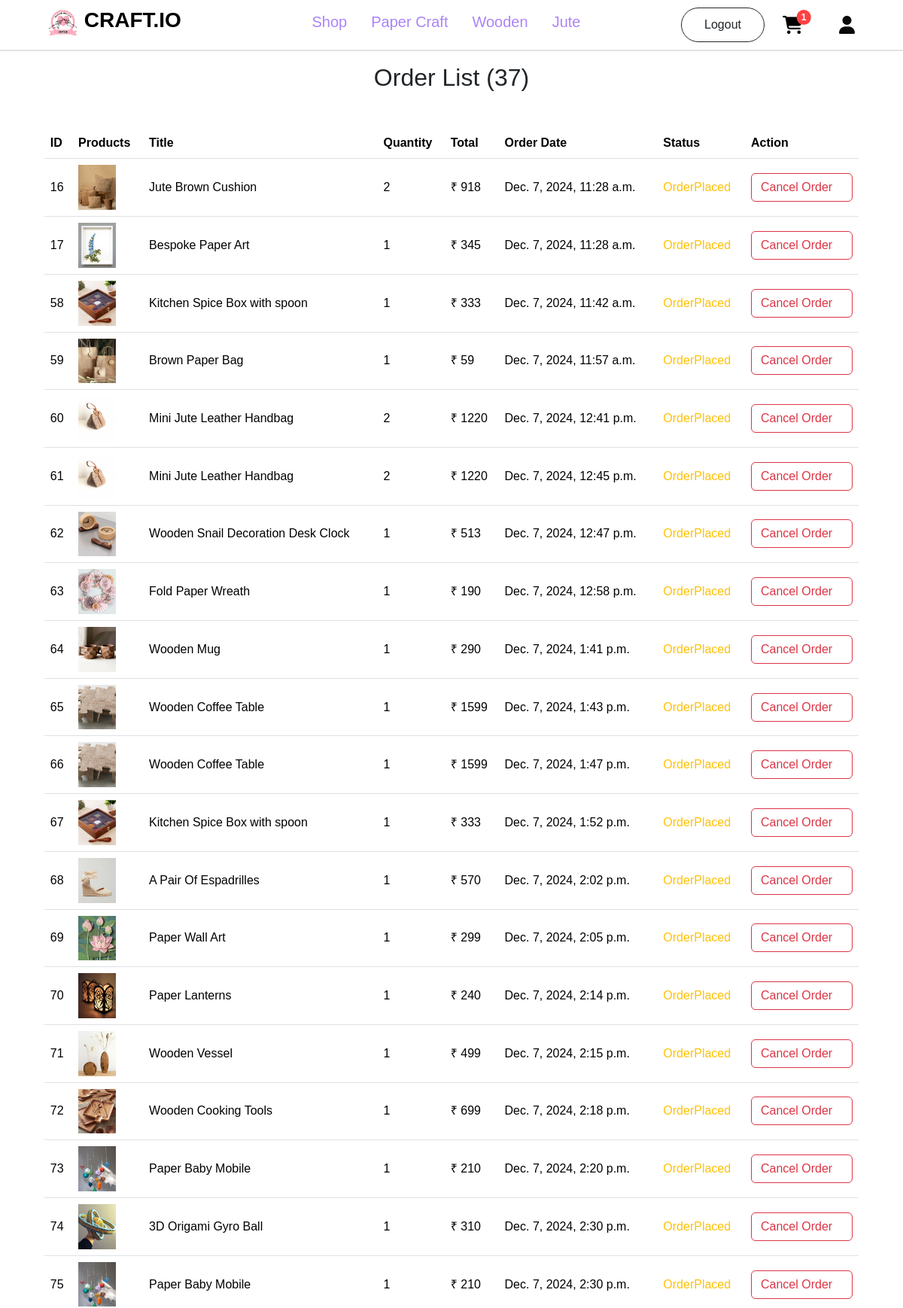
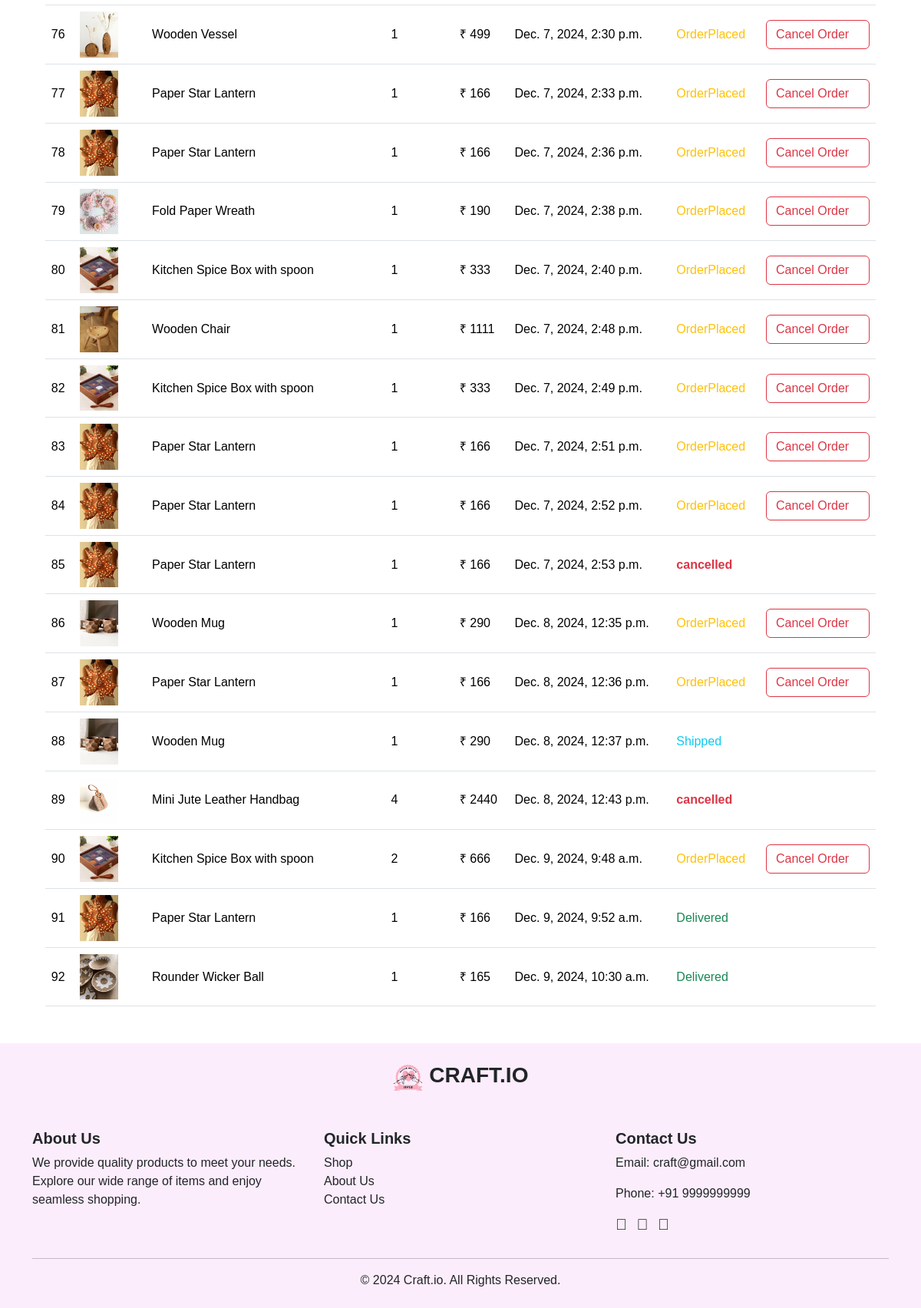
Page /customer/orderlist (signed in) on the committed database (2 pictures, top to bottom).
### account/models.py (models this page shows, shortened)
class Orders(models.Model):
    id = models.IntegerField(primary_key=True)
    product = models.ForeignKey(Productss, on_delete=models.CASCADE)
    user = models.ForeignKey(User, on_delete=models.CASCADE)
    datatime = models.DateTimeField(auto_now_add=True)
    quantity = models.IntegerField()  # Change this to IntegerField
    total = models.IntegerField()
    options = (
        ('OrderPlaced', 'OrderPlaced'),
        ('Shipped', 'Shipped'),
        ('OutForDelivery', 'OutForDelivery'),
        ('Delivered', 'Delivered'),
        ('cancelled', 'cancelled')
    )
    status = models.CharField(max_length=100, default='OrderPlaced', choices=options)

class Productss(models.Model):
    title=models.CharField(max_length=100)
    description=models.CharField(max_length=500)
    price=models.IntegerField()
    offerprice=models.IntegerField()
    image=models.ImageField(upload_to='product_images')
    stock=models.IntegerField()
    ShippingFee=models.CharField(max_length=100,default='Free')
    created_at = models.DateTimeField(default=timezone.now)
    options=(
        ('PaperCraft','PaperCraft'),
        ('Wooden','Wooden'),
        ('Jute','Jute'),
    )
    category=models.CharField(max_length=100,choices=options)

### customer/views.py (the view)
# urls.py: path('orderlist', OrderListView.as_view(), name='orderlist'),
@method_decorator(decorator=decorators, name='dispatch')
class OrderListView(ListView):
    template_name = 'orderlist.html'
    context_object_name = 'orders'
    def get_queryset(self):
        return Orders.objects.filter(user=self.request.user)

### customer/context_processors.py (called while the page is built)
def item_count(request):
    if request.user.is_authenticated:
        cart_count=Cart.objects.filter(user=request.user).count()
        wishlist_count=Wishlist.objects.filter(user=request.user).count()
        order_count=Orders.objects.filter(user=request.user).count()
        return {'cart':cart_count,'wishlist':wishlist_count,'order':order_count}
    else:
        return {"cart":0,'wishlist':0,"order":0}

### customer/views.py (called while the page is built)
def signin_required(fn):
    def inner(request, *args, **kw):
        if request.user.is_authenticated:
            return fn(request, *args, **kw)
        else:
            messages.error(request, 'Please login First!!')
            return redirect('login')
    return inner

### customer/templates/orderlist.html (shortened to what this page needs)
{% extends 'navbar.html' %}
{% block content %}
<h2 class="text-center my-3">Order List ({{ orders.count }})</h2>
{% if orders %}
<div class="container mt-5 mb-5">
    <div class="table-container" style="width: 97%; margin: 0 auto;">
        <table class="table mt-5">
            <thead>
                <tr>
                    <th>ID</th>
                    <th>Products</th>
                    <th>Title</th>
                    <th>Quantity</th>
                    <th>Total</th>
                    <th>Order Date</th>
                    <th>Status</th>
                    <th>Action</th>
                </tr>
            </thead>
            <tbody>
                {% for i in orders %}
                <tr class="align-middle">
                    <td>{{ i.id }}</td>
                    <td>
                        <a href="{% url 'pdetail' i.product.id %}">
                            <img src="{{ i.product.image.url }}" alt="{{ i.product.title }}" class="img-fluid" height="50px" width="50px">
                        </a>
                    </td>
                    <td>{{ i.product.title }}</td>
                    <td>{{ i.quantity }}</td>
                    <td>&#8377; {{ i.total }}</td>
                    <td>{{ i.datatime }}</td>
                    <td>
                        {% if i.status == 'OrderPlaced' %}
                        <span class="text-warning">{{ i.status }}</span>
                        {% elif i.status == 'Shipped' %}
                        <span class="text-info">{{ i.status }}</span>
                        {% elif i.status == 'OutForDelivery' %}
                        <span class="text-primary">{{ i.status }}</span>
                        {% elif i.status == 'Delivered' %}
                        <span class="text-success">{{ i.status }}</span>
                        {% elif i.status == 'cancelled' %}
                        <span class="text-danger fw-bolder">{{ i.status }}</span>
                        {% endif %}
                    </td>
                    <td>
                        {% if i.status == 'OrderPlaced' %}
                        <a href="{% url 'corder' i.id %}" onclick="return confirm('Are you sure?')" class="btn btn-outline-danger">Cancel Order</a>
                        {% endif %}
                    </td>
                </tr>
                {% endfor %}
            </tbody>
        </table>
    </div>
</div>
{% else %}
<div style="display: flex; justify-content: center; align-items: center; height: 80vh; margin-top: 30px;">
    <img src="https://i.pinimg.com/originals/f6/e4/64/f6e464230662e7fa4c6a4afb92631aed.png" class="img-fluid rounded-top" alt="No orders found">
</div>
{% endif %}
{% endblock content %}

### customer/templates/navbar.html (style rules this page uses)
* { font-family: 'Parkinsans', sans-serif !important; }
.form-control, .btn { display: flex; align-items: center; }

### rows in the picture
Orders: id "16", product.image (picture), product "Jute Brown Cushion", quantity "2", total "918", datatime "Dec. 7, 2024, 11:28 a.m.", status "OrderPlaced", shows "Cancel Order"
Orders: id "17", product.image (picture), product "Bespoke Paper Art", quantity "1", total "345", datatime "Dec. 7, 2024, 11:28 a.m.", status "OrderPlaced", shows "Cancel Order"
Orders: id "58", product.image (picture), product "Kitchen Spice Box with spoon", quantity "1", total "333", datatime "Dec. 7, 2024, 11:42 a.m.", status "OrderPlaced", shows "Cancel Order"
Orders: id "59", product.image (picture), product "Brown Paper Bag", quantity "1", total "59", datatime "Dec. 7, 2024, 11:57 a.m.", status "OrderPlaced", shows "Cancel Order"
Orders: id "60", product.image (picture), product "Mini Jute Leather Handbag", quantity "2", total "1220", datatime "Dec. 7, 2024, 12:41 p.m.", status "OrderPlaced", shows "Cancel Order"
Orders: id "61", product.image (picture), product "Mini Jute Leather Handbag", quantity "2", total "1220", datatime "Dec. 7, 2024, 12:45 p.m.", status "OrderPlaced", shows "Cancel Order"
Orders: id "62", product.image (picture), product "Wooden Snail Decoration Desk Clock", quantity "1", total "513", datatime "Dec. 7, 2024, 12:47 p.m.", status "OrderPlaced", shows "Cancel Order"
Orders: id "63", product.image (picture), product "Fold Paper Wreath", quantity "1", total "190", datatime "Dec. 7, 2024, 12:58 p.m.", status "OrderPlaced", shows "Cancel Order"
Orders: id "64", product.image (picture), product "Wooden Mug", quantity "1", total "290", datatime "Dec. 7, 2024, 1:41 p.m.", status "OrderPlaced", shows "Cancel Order"
Orders: id "65", product.image (picture), product "Wooden Coffee Table", quantity "1", total "1599", datatime "Dec. 7, 2024, 1:43 p.m.", status "OrderPlaced", shows "Cancel Order"
Orders: id "66", product.image (picture), product "Wooden Coffee Table", quantity "1", total "1599", datatime "Dec. 7, 2024, 1:47 p.m.", status "OrderPlaced", shows "Cancel Order"
Orders: id "67", product.image (picture), product "Kitchen Spice Box with spoon", quantity "1", total "333", datatime "Dec. 7, 2024, 1:52 p.m.", status "OrderPlaced", shows "Cancel Order"
Orders: id "68", product.image (picture), product "A Pair Of Espadrilles", quantity "1", total "570", datatime "Dec. 7, 2024, 2:02 p.m.", status "OrderPlaced", shows "Cancel Order"
Orders: id "69", product.image (picture), product "Paper Wall Art", quantity "1", total "299", datatime "Dec. 7, 2024, 2:05 p.m.", status "OrderPlaced", shows "Cancel Order"
Orders: id "70", product.image (picture), product "Paper Lanterns", quantity "1", total "240", datatime "Dec. 7, 2024, 2:14 p.m.", status "OrderPlaced", shows "Cancel Order"
Orders: id "71", product.image (picture), product "Wooden Vessel", quantity "1", total "499", datatime "Dec. 7, 2024, 2:15 p.m.", status "OrderPlaced", shows "Cancel Order"
Orders: id "72", product.image (picture), product "Wooden Cooking Tools", quantity "1", total "699", datatime "Dec. 7, 2024, 2:18 p.m.", status "OrderPlaced", shows "Cancel Order"
Orders: id "73", product.image (picture), product "Paper Baby Mobile", quantity "1", total "210", datatime "Dec. 7, 2024, 2:20 p.m.", status "OrderPlaced", shows "Cancel Order"
Orders: id "74", product.image (picture), product "3D Origami Gyro Ball", quantity "1", total "310", datatime "Dec. 7, 2024, 2:30 p.m.", status "OrderPlaced", shows "Cancel Order"
Orders: id "75", product.image (picture), product "Paper Baby Mobile", quantity "1", total "210", datatime "Dec. 7, 2024, 2:30 p.m.", status "OrderPlaced", shows "Cancel Order"
Orders: id "76", product.image (picture), product "Wooden Vessel", quantity "1", total "499", datatime "Dec. 7, 2024, 2:30 p.m.", status "OrderPlaced", shows "Cancel Order"
Orders: id "77", product.image (picture), product "Paper Star Lantern", quantity "1", total "166", datatime "Dec. 7, 2024, 2:33 p.m.", status "OrderPlaced", shows "Cancel Order"
Orders: id "78", product.image (picture), product "Paper Star Lantern", quantity "1", total "166", datatime "Dec. 7, 2024, 2:36 p.m.", status "OrderPlaced", shows "Cancel Order"
Orders: id "79", product.image (picture), product "Fold Paper Wreath", quantity "1", total "190", datatime "Dec. 7, 2024, 2:38 p.m.", status "OrderPlaced", shows "Cancel Order"
Orders: id "80", product.image (picture), product "Kitchen Spice Box with spoon", quantity "1", total "333", datatime "Dec. 7, 2024, 2:40 p.m.", status "OrderPlaced", shows "Cancel Order"
Orders: id "81", product.image (picture), product "Wooden Chair", quantity "1", total "1111", datatime "Dec. 7, 2024, 2:48 p.m.", status "OrderPlaced", shows "Cancel Order"
Orders: id "82", product.image (picture), product "Kitchen Spice Box with spoon", quantity "1", total "333", datatime "Dec. 7, 2024, 2:49 p.m.", status "OrderPlaced", shows "Cancel Order"
Orders: id "83", product.image (picture), product "Paper Star Lantern", quantity "1", total "166", datatime "Dec. 7, 2024, 2:51 p.m.", status "OrderPlaced", shows "Cancel Order"
Orders: id "84", product.image (picture), product "Paper Star Lantern", quantity "1", total "166", datatime "Dec. 7, 2024, 2:52 p.m.", status "OrderPlaced", shows "Cancel Order"
Orders: id "85", product.image (picture), product "Paper Star Lantern", quantity "1", total "166", datatime "Dec. 7, 2024, 2:53 p.m.", status "cancelled"
Orders: id "86", product.image (picture), product "Wooden Mug", quantity "1", total "290", datatime "Dec. 8, 2024, 12:35 p.m.", status "OrderPlaced", shows "Cancel Order"
Orders: id "87", product.image (picture), product "Paper Star Lantern", quantity "1", total "166", datatime "Dec. 8, 2024, 12:36 p.m.", status "OrderPlaced", shows "Cancel Order"
Orders: id "88", product.image (picture), product "Wooden Mug", quantity "1", total "290", datatime "Dec. 8, 2024, 12:37 p.m.", status "Shipped"
Orders: id "89", product.image (picture), product "Mini Jute Leather Handbag", quantity "4", total "2440", datatime "Dec. 8, 2024, 12:43 p.m.", status "cancelled"
Orders: id "90", product.image (picture), product "Kitchen Spice Box with spoon", quantity "2", total "666", datatime "Dec. 9, 2024, 9:48 a.m.", status "OrderPlaced", shows "Cancel Order"
Orders: id "91", product.image (picture), product "Paper Star Lantern", quantity "1", total "166", datatime "Dec. 9, 2024, 9:52 a.m.", status "Delivered"
Orders: id "92", product.image (picture), product "Rounder Wicker Ball", quantity "1", total "165", datatime "Dec. 9, 2024, 10:30 a.m.", status "Delivered"

### other values in the picture
{{ cart }} "1"
{{ orders.count }} "37"
